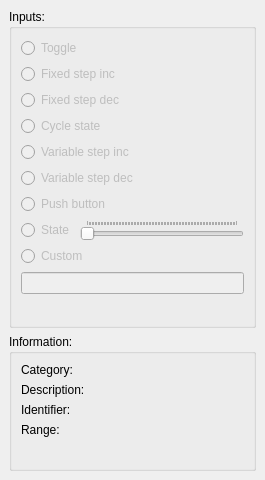
  <widget class="QDockWidget" name="dw_gkeys">
   <property name="minimumSize">
    <size>
     <width>265</width>
     <height>480</height>
    </size>
   </property>
   <property name="maximumSize">
    <size>
     <width>524287</width>
     <height>480</height>
    </size>
   </property>
   <property name="windowIcon">
    <iconset>
     <normalon>:/icons/img/input-gaming.svg</normalon>
    </iconset>
   </property>
   <property name="toolTip">
    <string/>
   </property>
   <property name="floating">
    <bool>false</bool>
   </property>
   <property name="features">
    <set>QDockWidget::DockWidgetClosable|QDockWidget::DockWidgetFloatable|QDockWidget::DockWidgetMovable</set>
   </property>
   <property name="allowedAreas">
    <set>Qt::AllDockWidgetAreas</set>
   </property>
   <property name="windowTitle">
    <string>G-Keys details</string>
   </property>
   <attribute name="dockWidgetArea">
    <number>2</number>
   </attribute>
   <widget class="QWidget" name="dockWidgetContents">
    <layout class="QVBoxLayout" name="verticalLayout_2">
     <item>
      <widget class="QGroupBox" name="groupBox_5">
       <property name="title">
        <string>Inputs:</string>
       </property>
       <layout class="QGridLayout" name="gridLayout_10">
        <item row="7" column="1">
         <widget class="QSlider" name="hs_set_state">
          <property name="enabled">
           <bool>false</bool>
          </property>
          <property name="toolTip">
           <string>Set one particular value for keystroke.</string>
          </property>
          <property name="orientation">
           <enum>Qt::Horizontal</enum>
          </property>
          <property name="tickPosition">
           <enum>QSlider::TicksAbove</enum>
          </property>
          <property name="tickInterval">
           <number>1</number>
          </property>
         </widget>
        </item>
        <item row="4" column="0" colspan="2">
         <widget class="QRadioButton" name="rb_variable_step_plus">
          <property name="enabled">
           <bool>false</bool>
          </property>
          <property name="toolTip">
           <string>Only increase value of switch.
Available for variable step knobs or potentiometers i.e. volume or brightness.</string>
          </property>
          <property name="text">
           <string>Variable step inc</string>
          </property>
          <property name="icon">
           <iconset resource="../qtgui.qrc">
            <normaloff>:/icons/img/list-add.svg</normaloff>:/icons/img/list-add.svg</iconset>
          </property>
         </widget>
        </item>
        <item row="11" column="0">
         <spacer name="verticalSpacer_3">
          <property name="orientation">
           <enum>Qt::Vertical</enum>
          </property>
          <property name="sizeHint" stdset="0">
           <size>
            <width>20</width>
            <height>40</height>
           </size>
          </property>
         </spacer>
        </item>
        <item row="6" column="0" colspan="2">
         <widget class="QRadioButton" name="rb_push_button">
          <property name="enabled">
           <bool>false</bool>
          </property>
          <property name="toolTip">
           <string>Use for push button or controlers with only 2 states.</string>
          </property>
          <property name="text">
           <string>Push button</string>
          </property>
          <property name="icon">
           <iconset resource="../qtgui.qrc">
            <normaloff>:/icons/img/KittehPlayer.svg</normaloff>:/icons/img/KittehPlayer.svg</iconset>
          </property>
         </widget>
        </item>
        <item row="7" column="0">
         <widget class="QRadioButton" name="rb_set_state">
          <property name="enabled">
           <bool>false</bool>
          </property>
          <property name="toolTip">
           <string>Set one particular value for keystroke.</string>
          </property>
          <property name="text">
           <string>State</string>
          </property>
          <property name="icon">
           <iconset resource="../qtgui.qrc">
            <normaloff>:/icons/img/downloading.svg</normaloff>:/icons/img/downloading.svg</iconset>
          </property>
         </widget>
        </item>
        <item row="5" column="0" colspan="2">
         <widget class="QRadioButton" name="rb_variable_step_minus">
          <property name="enabled">
           <bool>false</bool>
          </property>
          <property name="toolTip">
           <string>Only decrease value of switch.
Available for variable step knobs or potentiometers i.e. volume or brightness.</string>
          </property>
          <property name="text">
           <string>Variable step dec</string>
          </property>
          <property name="icon">
           <iconset resource="../qtgui.qrc">
            <normaloff>:/icons/img/list-remove.svg</normaloff>:/icons/img/list-remove.svg</iconset>
          </property>
         </widget>
        </item>
        <item row="3" column="0" colspan="2">
         <widget class="QRadioButton" name="rb_cycle">
          <property name="enabled">
           <bool>false</bool>
          </property>
          <property name="toolTip">
           <string>Cycle through all values first increase and then decrease, move back and forth.
Avaliable for most switches and knobs with fixed step size.</string>
          </property>
          <property name="text">
           <string>Cycle state</string>
          </property>
          <property name="icon">
           <iconset resource="../qtgui.qrc">
            <normaloff>:/icons/img/kr_comparedirs.svg</normaloff>:/icons/img/kr_comparedirs.svg</iconset>
          </property>
         </widget>
        </item>
        <item row="2" column="0" colspan="2">
         <widget class="QRadioButton" name="rb_fixed_step_dec">
          <property name="enabled">
           <bool>false</bool>
          </property>
          <property name="toolTip">
           <string>Only decrease position of switch.
Avaliable for multi-possition switches and knobs with fixed step size.</string>
          </property>
          <property name="text">
           <string>Fixed step dec</string>
          </property>
          <property name="icon">
           <iconset resource="../qtgui.qrc">
            <normaloff>:/icons/img/go-previous.svg</normaloff>:/icons/img/go-previous.svg</iconset>
          </property>
         </widget>
        </item>
        <item row="1" column="0" colspan="2">
         <widget class="QRadioButton" name="rb_fixed_step_inc">
          <property name="enabled">
           <bool>false</bool>
          </property>
          <property name="toolTip">
           <string>Only increase position of switch.
Avaliable for multi-possition switches and knobs with fixed step size.</string>
          </property>
          <property name="text">
           <string>Fixed step inc</string>
          </property>
          <property name="icon">
           <iconset resource="../qtgui.qrc">
            <normaloff>:/icons/img/go-next.svg</normaloff>:/icons/img/go-next.svg</iconset>
          </property>
         </widget>
        </item>
        <item row="0" column="0" colspan="2">
         <widget class="QRadioButton" name="rb_action">
          <property name="enabled">
           <bool>false</bool>
          </property>
          <property name="toolTip">
           <string>Toggle between positions back and forth.
Avaliable for two-state switches and knobs.</string>
          </property>
          <property name="text">
           <string>Toggle</string>
          </property>
          <property name="icon">
           <iconset resource="../qtgui.qrc">
            <normaloff>:/icons/img/configure.svg</normaloff>:/icons/img/configure.svg</iconset>
          </property>
         </widget>
        </item>
        <item row="9" column="0" colspan="2">
         <widget class="QRadioButton" name="rb_custom">
          <property name="enabled">
           <bool>false</bool>
          </property>
          <property name="text">
           <string>Custom</string>
          </property>
          <property name="icon">
           <iconset resource="../qtgui.qrc">
            <normaloff>:/icons/img/practice-setup.svg</normaloff>:/icons/img/practice-setup.svg</iconset>
          </property>
         </widget>
        </item>
        <item row="10" column="0" colspan="2">
         <widget class="QLineEdit" name="le_custom">
          <property name="enabled">
           <bool>false</bool>
          </property>
         </widget>
        </item>
       </layout>
      </widget>
     </item>
     <item>
      <widget class="QGroupBox" name="groupBox_6">
       <property name="title">
        <string>Information:</string>
       </property>
       <layout class="QVBoxLayout" name="verticalLayout_4">
        <item>
         <widget class="QLabel" name="l_category">
          <property name="text">
           <string>Category:</string>
          </property>
         </widget>
        </item>
        <item>
         <widget class="QLabel" name="l_description">
          <property name="text">
           <string>Description:</string>
          </property>
         </widget>
        </item>
        <item>
         <widget class="QLabel" name="l_identifier">
          <property name="text">
           <string>Identifier:</string>
          </property>
         </widget>
        </item>
        <item>
         <widget class="QLabel" name="l_range">
          <property name="text">
           <string>Range:</string>
          </property>
         </widget>
        </item>
        <item>
         <spacer name="verticalSpacer">
          <property name="orientation">
           <enum>Qt::Vertical</enum>
          </property>
          <property name="sizeHint" stdset="0">
           <size>
            <width>20</width>
            <height>40</height>
           </size>
          </property>
         </spacer>
        </item>
       </layout>
      </widget>
     </item>
    </layout>
   </widget>
  </widget>
